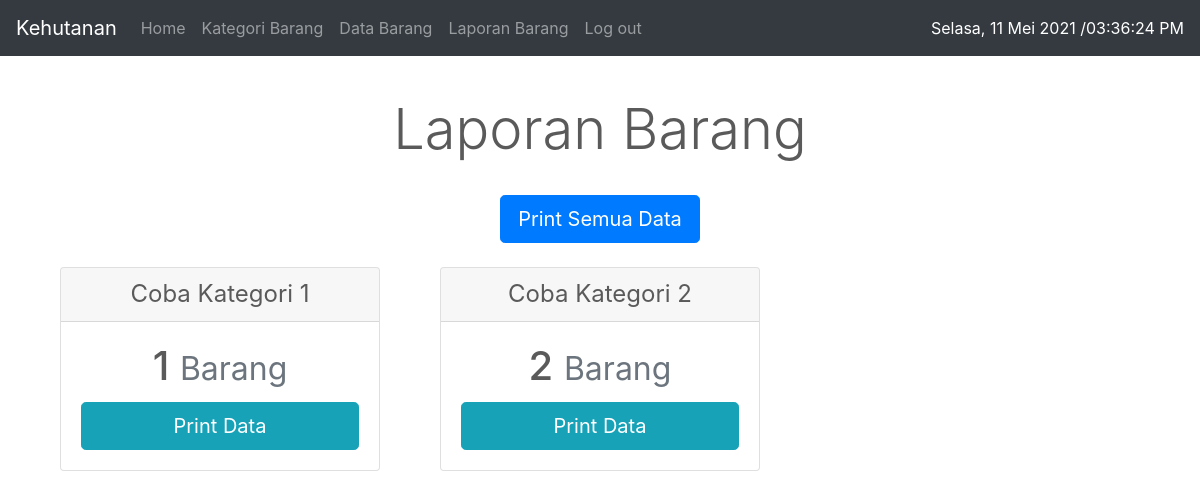
Page /laporan_barang.php (signed in) on the committed database.
### tables this page shows
CREATE TABLE `kategori_barang` (
  `id` int(11) NOT NULL,
  `nama` varchar(255) NOT NULL
);

### laporan_barang.php (the view, shortened to what this page needs)
<?php include("./header.php"); ?>
<div class="pricing-header px-3 py-3 pt-md-5 pb-md-4 mx-auto text-center">
    <h1 class="display-4">Laporan Barang</h1>
</div>
<?php
$sqll_1 = "SELECT * FROM kategori_barang";
$resultt_1 = $conn->query($sqll_1);
$datanya = mysqli_num_rows($resultt_1);
if ($datanya > 0) {
?>
    <center>
        <a type="button" class="btn btn-lg btn-block btn-primary col-md-2" style="color: white;" href="./print_data.php?id_kategori=all" target="_blank">Print Semua Data</a>
    </center>
    <br />
    <div class="container">
        <div class="card-deck mb-3 text-center">
            <?php
            while ($hasill_1 = $resultt_1->fetch_assoc()) {
            ?>
                <div class="col-md-4">
                    <div class="card mb-4 box-shadow">
                        <div class="card-header">
                            <h4 class="my-0 font-weight-normal"><?= $hasill_1['nama']; ?></h4>
                        </div>
                        <div class="card-body">
                            <?php
                            $sqll_2 = "SELECT * FROM `data_barang` WHERE `id_kategori` = '" . $hasill_1['id'] . "'";
                            $resultt_2 = $conn->query($sqll_2);
                            $data_barang = mysqli_num_rows($resultt_2);
                            ?>
                            <h1 class="card-title pricing-card-title"><?= $data_barang; ?> <small class="text-muted">Barang</small></h1>
                            <a type="button" class="btn btn-lg btn-block btn-info" style="color: white;" href="./print_data.php?id_kategori=<?= $hasill_1['id']; ?>" target="_blank">Print Data</a>
                        </div>
                    </div>
                </div>
            <?php } ?>
        </div>
    </div>
<?php } else { ?>
    <center>
        <p>Data kosong.</p>
    </center>
<?php } ?>
<?php include("./footer.php"); ?>

### css-js/css/carousel.css (style rules this page uses)
body { padding-top: 3rem; padding-bottom: 3rem; color: #5a5a5a; }

### rows in the picture
kategori_barang: nama "Coba Kategori 1", data_barang "1"
kategori_barang: nama "Coba Kategori 2", data_barang "2"
